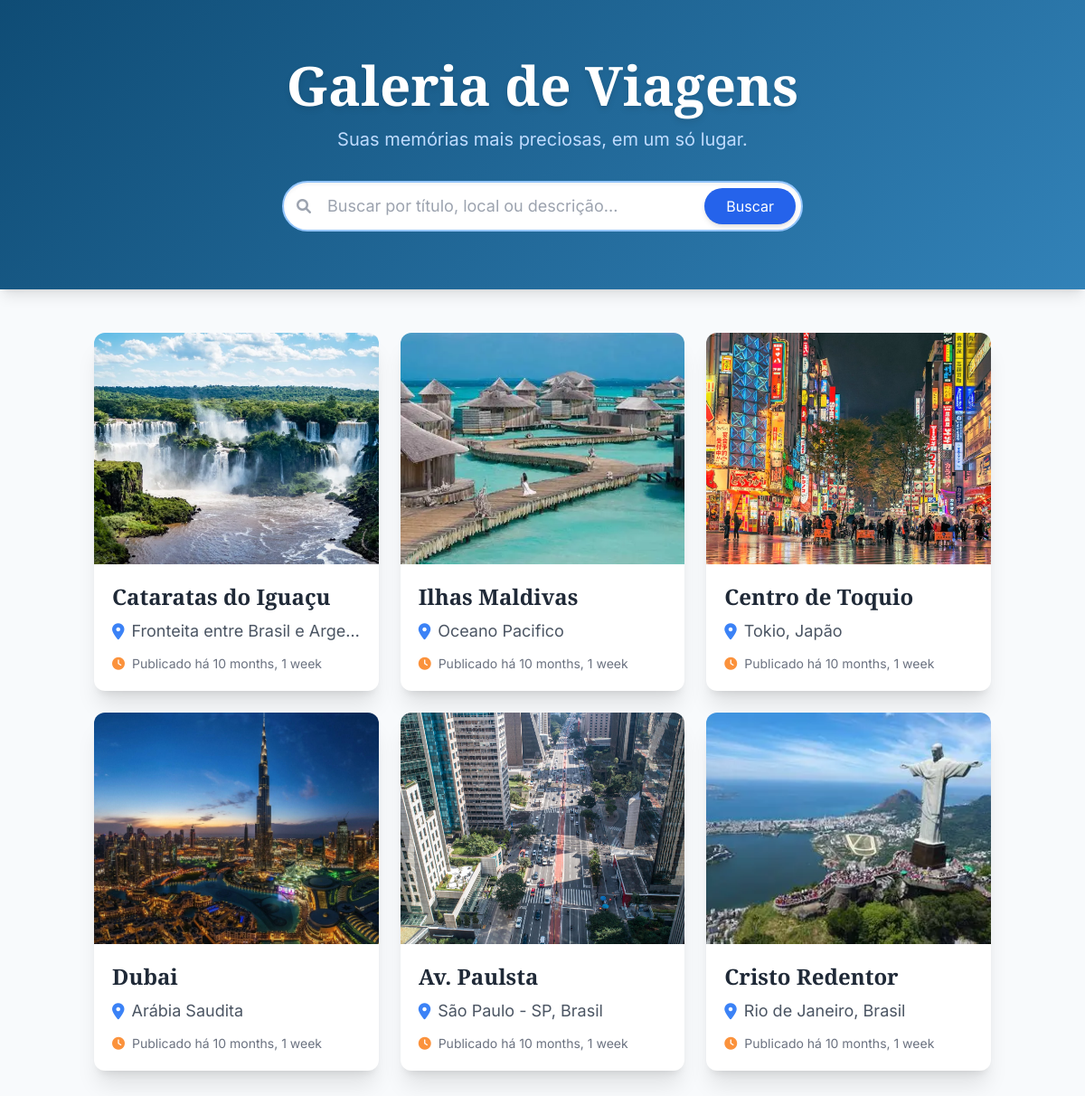
/photos/, run on the app's committed database.
### photos/models.py (models this page shows, shortened)
class Photo(models.Model):
    title = models.CharField(max_length=200)
    location = models.CharField(max_length=200)
    description = models.TextField()
    date = models.DateField()
    image = models.ImageField(upload_to='photos/')
    published_at = models.DateTimeField(default=timezone.now)

### photos/views.py (the view)
# urls.py: path('', views.photo_list, name='photo_list'),
def photo_list(request):
    search_query = request.GET.get('search_query', '')
    if search_query:
        photos = Photo.objects.filter(
            Q(title__icontains=search_query) |
            Q(description__icontains=search_query) |
            Q(location__icontains=search_query)
        ).order_by('-published_at')
    else:
        photos = Photo.objects.all().order_by('-published_at')
    context = {
        'photos': photos,
        'search_query': search_query
    }
    return render(request, 'photos/photo_list.html', context)

### photos/templates/photos/photo_list.html (shortened to what this page needs)
<!DOCTYPE html>
<html lang="pt-br">
<head>
    <script src="https://cdn.tailwindcss.com"></script>
    <link href="https://cdnjs.cloudflare.com/ajax/libs/font-awesome/6.0.0-beta3/css/all.min.css" rel="stylesheet">
</head>
<body>
    <div class="header-bg py-16 shadow-lg">
        <div class="container mx-auto px-4 text-center">
            <h1 class="text-6xl font-bold text-white mb-4 drop-shadow-md">Galeria de Viagens</h1>
            <p class="text-xl text-blue-200 mb-8">Suas memórias mais preciosas, em um só lugar.</p>
            <form method="GET" action="{% url 'photo_list' %}" class="max-w-xl mx-auto relative">
                <input type="text" name="search_query" value="{{ search_query }}" placeholder="Buscar por título, local ou descrição..." class="w-full pl-12 pr-4 py-3 text-lg border-2 border-blue-300 rounded-full focus:outline-none focus:ring-4 focus:ring-blue-200 transition-shadow bg-white text-gray-800 shadow-inner">
                <i class="fas fa-search absolute left-4 top-1/2 -translate-y-1/2 text-gray-400"></i>
                <button type="submit" class="absolute right-2 top-1/2 -translate-y-1/2 bg-blue-600 text-white px-6 py-2 rounded-full hover:bg-blue-700 transition-colors shadow-md">Buscar</button>
            </form>
        </div>
    </div>
    <div class="container mx-auto px-4 py-12">
        {% if not photos %}
            <div class="text-center py-10">
                <p class="text-gray-500 text-2xl mb-4">Nenhuma foto encontrada para a sua busca.</p>
                <a href="{% url 'photo_list' %}" class="text-blue-600 hover:text-blue-800 font-semibold text-lg">Ver todas as fotos</a>
            </div>
        {% else %}
            <div class="masonry-container">
                {% for photo in photos %}
                <a href="{% url 'photo_detail' photo.pk %}" class="masonry-item group">
                    <div class="bg-white rounded-xl shadow-xl overflow-hidden transition-all duration-300 hover:shadow-2xl hover:-translate-y-1 transform">
                        <div class="card-image-wrapper">
                            {% if photo.image %}
                            <img src="{{ photo.image.url }}" alt="{{ photo.title }}" class="w-full object-cover card-image h-64">
                            {% endif %}
                        </div>
                        <div class="p-5">
                            <h2 class="text-2xl font-bold text-gray-800 mb-2 truncate">{{ photo.title }}</h2>
                            <div class="flex items-center text-gray-600 mb-3 text-lg">
                                <i class="fas fa-map-marker-alt text-blue-500 mr-2"></i>
                                <span class="truncate">{{ photo.location }}</span>
                            </div>
                            <p class="text-sm text-gray-500 flex items-center">
                                <i class="fas fa-clock text-orange-400 mr-2"></i>
                                Publicado há {{ photo.published_at|timesince }}
                            </p>
                        </div>
                    </div>
                </a>
                {% endfor %}
            </div>
        {% endif %}
    </div>
</body>
</html>

### photos/templates/photos/photo_list.html (style rules this page uses)
body { font-family: 'Inter', sans-serif; background-color: #f8fafc; }
h1, h2 { font-family: 'Playfair Display', serif; }
.header-bg { background: linear-gradient(135deg, #0f4c75 0%, #3282b8 100%); }
.masonry-container { column-count: 1; column-gap: 1.5rem; }
@media (min-width: 768px) { .masonry-container { column-count: 2; } }
@media (min-width: 1024px) { .masonry-container { column-count: 3; } }
.masonry-item { display: inline-block; width: 100%; margin-bottom: 1.5rem; break-inside: avoid; }
.card-image-wrapper { position: relative; overflow: hidden; }
.card-image { transition: transform 0.4s ease-in-out; }

### data on the page
Photo: image (picture), title "Cataratas do Iguaçu", location "Fronteita entre Brasil e Arge…", published_at "10 months, 1 week"
Photo: image (picture), title "Dubai", location "Arábia Saudita", published_at "10 months, 1 week"
Photo: image (picture), title "Ilhas Maldivas", location "Oceano Pacifico", published_at "10 months, 1 week"
Photo: image (picture), title "Av. Paulsta", location "São Paulo - SP, Brasil", published_at "10 months, 1 week"
Photo: image (picture), title "Centro de Toquio", location "Tokio, Japão", published_at "10 months, 1 week"
Photo: image (picture), title "Cristo Redentor", location "Rio de Janeiro, Brasil", published_at "10 months, 1 week"
